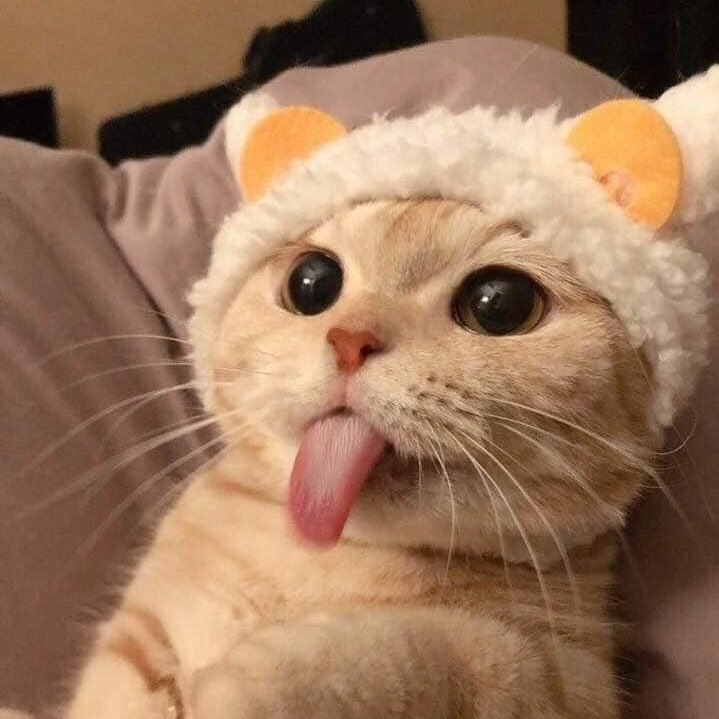
#> input picture Tests/Input/small_image.jpg, 719 x 719 px
$ python image_processing.py
#> lines starting #> are read from the running program, lines starting #| are printed output that depends on the picture
from PIL import Image

# read image (in the future, read from network socket)
image = Image.open("Input/small_image.jpg")
#> image is the input picture: PIL image 719x719 RGB; mean R, G, B 155.4, 119.1, 91.9

# (black and white))
bw_image = image.convert("L")
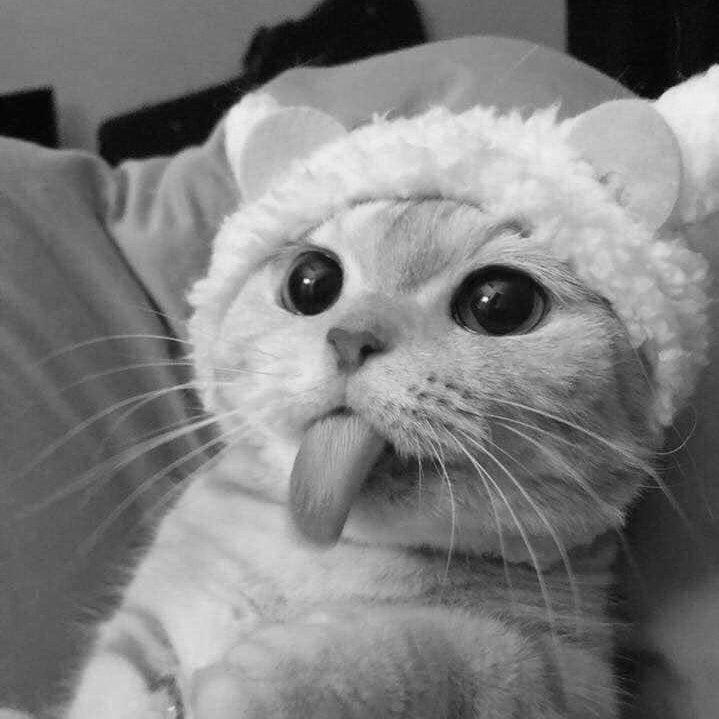
#> bw_image: PIL image 719x719 L; min 1, max 251, mean 126.9
# bw_image.show()  # image display

# rotate 90 deg right
rotated_image = image.rotate(-90, expand=True)
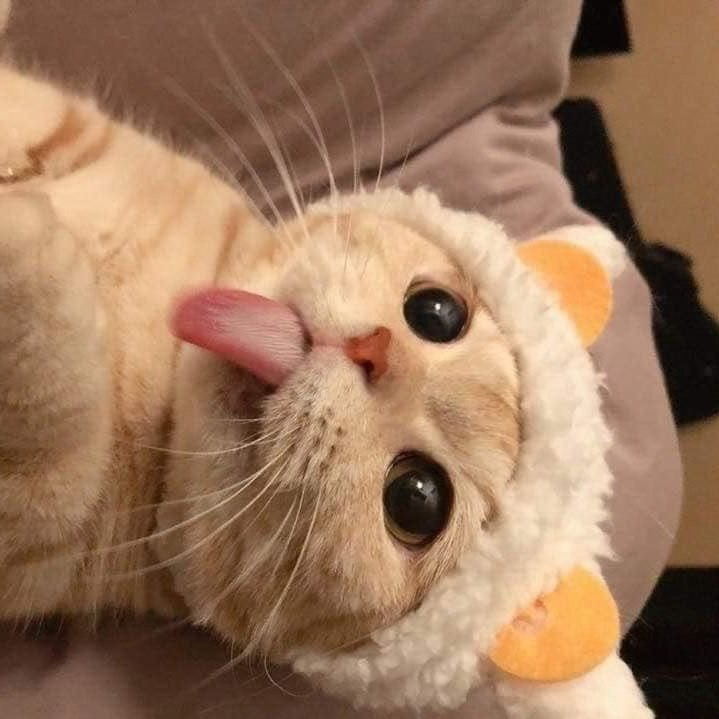
#> rotated_image: PIL image 719x719 RGB; mean R, G, B 155.4, 119.1, 91.9
# rotated_image.show()

# mirror
flipped_image = image.transpose(Image.FLIP_LEFT_RIGHT)
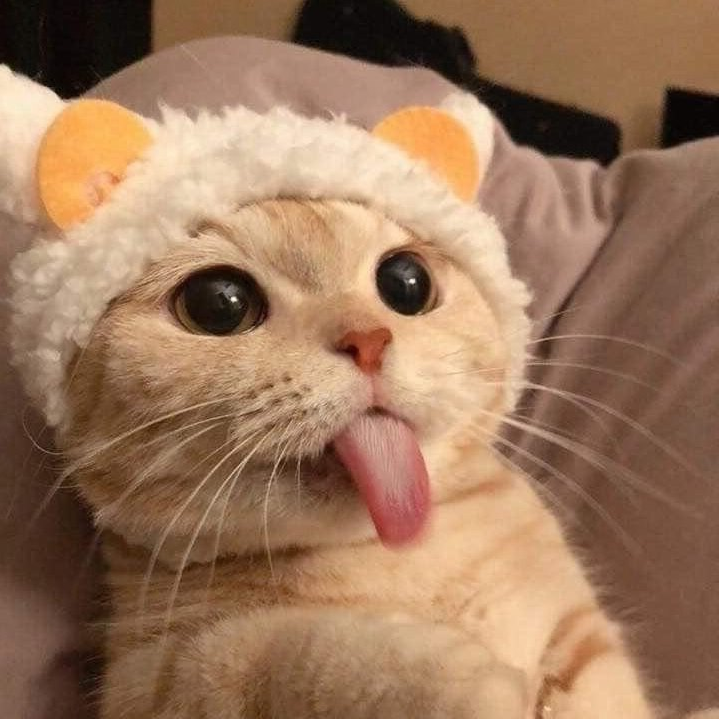
#> flipped_image: PIL image 719x719 RGB; mean R, G, B 155.4, 119.1, 91.9
# flipped_image.show()

bw_image = bw_image.convert("RGB")
#> bw_image: PIL image 719x719 RGB
rotated_image = rotated_image.convert("RGB")
flipped_image = flipped_image.convert("RGB")

# save output (in the future, write to network socket)
bw_image.save("Output/BW.jpg")
rotated_image.save("Output/Rotated.jpg")
flipped_image.save("Output/Fliped.jpg")

$ run again, with Tests/Input/a.jpg copied over Tests/Input/small_image.jpg
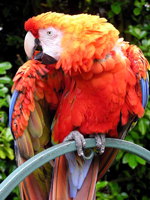
#> input picture Tests/Input/a.jpg, 150 x 200 px
#> image is the input picture: PIL image 150x200 RGB; mean R, G, B 131.2, 79.2, 57.1
#> `rotated_image = image.rotate(-90, expand=True)`:
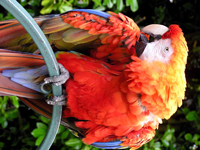
#> rotated_image: PIL image 200x150 RGB; mean R, G, B 131.2, 79.2, 57.1
#> `flipped_image = image.transpose(Image.FLIP_LEFT_RIGHT)`:
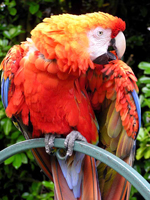
#> flipped_image: PIL image 150x200 RGB; mean R, G, B 131.2, 79.2, 57.1
